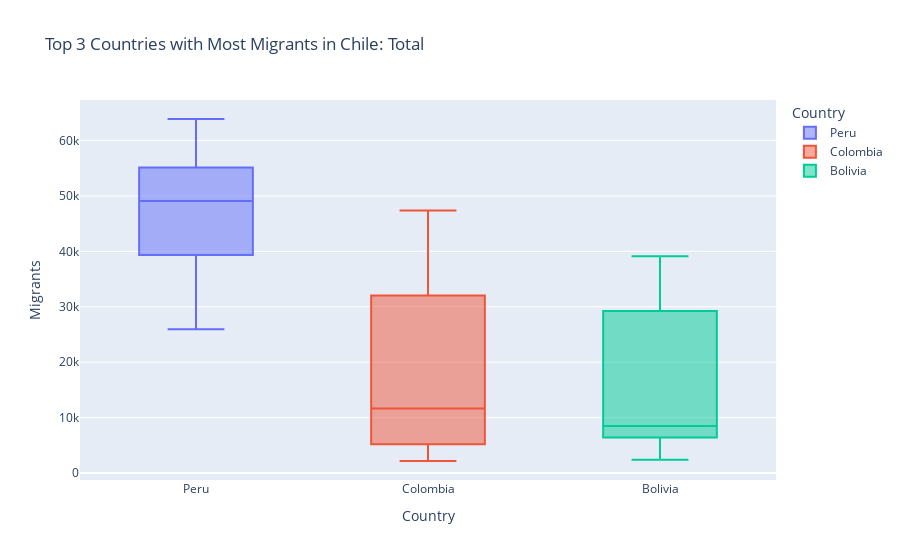

Notebook code cell kept with this figure:
### Markdown cell above
# Pregunta 6
Un box-and-whisker chart  con los tres países que más inmigrantes aportan, en total o en un año determinado.

### Code cell
# se ordena por el año deseado y se toman los 3 primeros
df_sorted = df_chi.sort_values(by=[YEAR_VIS_OPTION], ascending=False).head(3)

# melt para que los años esten en una columna y sus valores correspondientes en otra
df_melted = df_sorted.melt(id_vars=['Country'], value_vars=all_years,
                           var_name='Year', value_name='Migrants')

# Creacion del plot
fig = px.box(df_melted, x='Country', y='Migrants', color='Country',
             title=f'Top 3 Countries with Most Migrants in Chile: {YEAR_VIS_OPTION}')
fig.show()

### Figure 1 — Plotly figure (JSON) as saved in the notebook; plotly's stock layout.template omitted (floating-point values rounded to 4 significant figures)
{"data": [{"alignmentgroup": "True", "hovertemplate": "Country=%{x}<br>Migrants=%{y}<extra></extra>", "legendgroup": "Peru", "marker": {"color": "#636efa"}, "name": "Peru", "notched": false, "offsetgroup": "Peru", "orientation": "v", "showlegend": true, "type": "box", "x": ["Peru", "Peru", "Peru", "Peru", "Peru", "Peru", "Peru", "Peru", "Peru", "Peru", "Peru", "Peru"], "x0": " ", "xaxis": "x", "y": [25966, 32746, 63869, 47336, 56586, 38048, 40628, 49643, 48517, 49900, 59767, 53624], "y0": " ", "yaxis": "y"}, {"alignmentgroup": "True", "hovertemplate": "Country=%{x}<br>Migrants=%{y}<extra></extra>", "legendgroup": "Colombia", "marker": {"color": "#EF553B"}, "name": "Colombia", "notched": false, "offsetgroup": "Colombia", "orientation": "v", "showlegend": true, "type": "box", "x": ["Colombia", "Colombia", "Colombia", "Colombia", "Colombia", "Colombia", "Colombia", "Colombia", "Colombia", "Colombia", "Colombia", "Colombia"], "x0": " ", "xaxis": "x", "y": [2179, 3195, 4834, 5563, 7697, 8921, 14362, 20875, 30138, 33939, 44535, 47352], "y0": " ", "yaxis": "y"}, {"alignmentgroup": "True", "hovertemplate": "Country=%{x}<br>Migrants=%{y}<extra></extra>", "legendgroup": "Bolivia", "marker": {"color": "#00cc96"}, "name": "Bolivia", "notched": false, "offsetgroup": "Bolivia", "orientation": "v", "showlegend": true, "type": "box", "x": ["Bolivia", "Bolivia", "Bolivia", "Bolivia", "Bolivia", "Bolivia", "Bolivia", "Bolivia", "Bolivia", "Bolivia", "Bolivia", "Bolivia"], "x0": " ", "xaxis": "x", "y": [2420, 2815, 7448, 5374, 7801, 7423, 9189, 17310, 30611, 34978, 39126, 27852], "y0": " ", "yaxis": "y"}], "layout": {"boxmode": "overlay", "legend": {"title": {"text": "Country"}, "tracegroupgap": 0}, "title": {"text": "Top 3 Countries with Most Migrants in Chile: Total"}, "xaxis": {"anchor": "y", "categoryarray": ["Peru", "Colombia", "Bolivia"], "categoryorder": "array", "domain": [0, 1], "title": {"text": "Country"}}, "yaxis": {"anchor": "x", "domain": [0, 1], "title": {"text": "Migrants"}}}}
